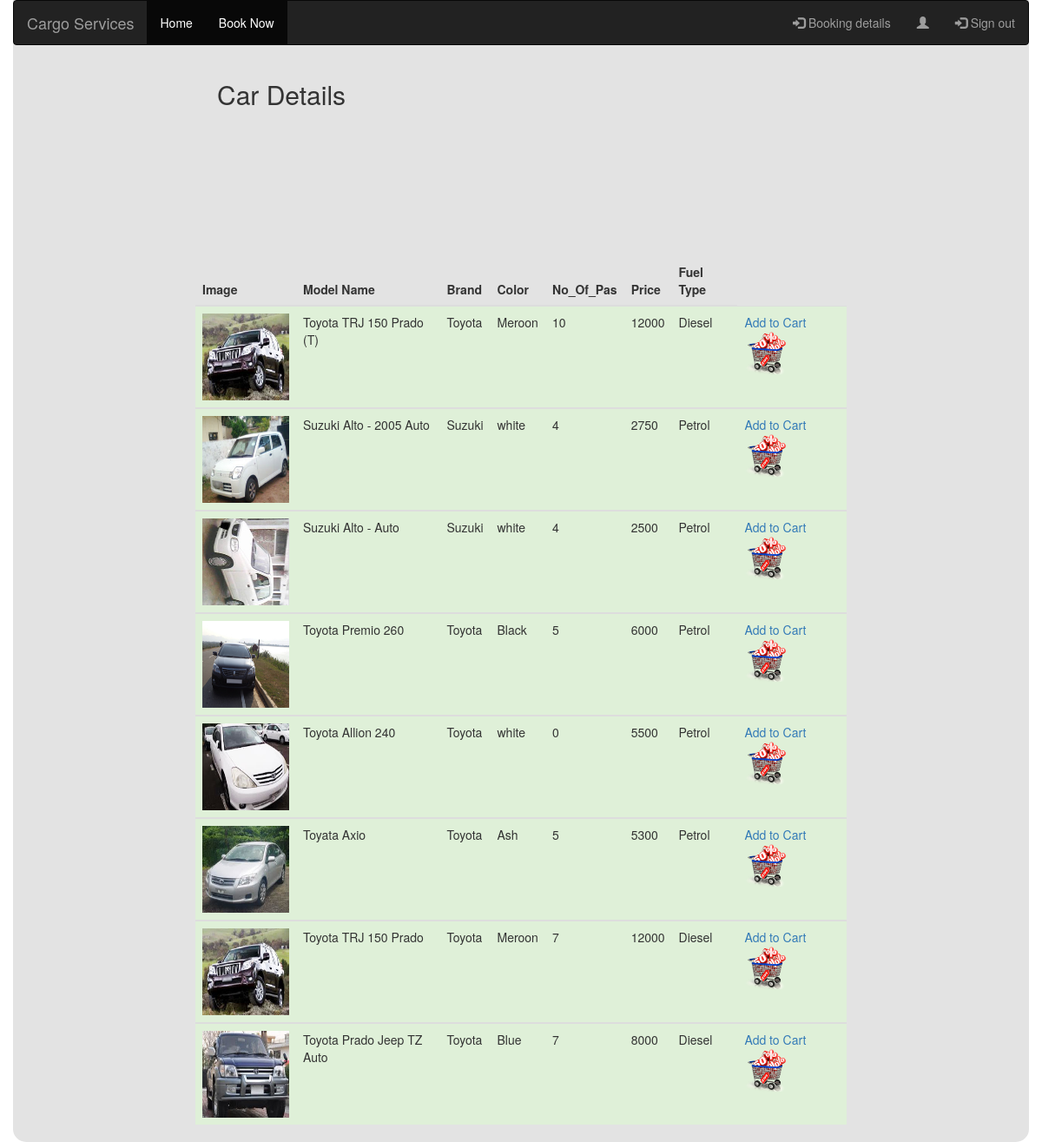
Page /new.php on the committed database.
### tables this page shows
CREATE TABLE `car` (
  `C_Id` int(11) NOT NULL,
  `Model_Name` varchar(200) NOT NULL,
  `Brand` varchar(20) NOT NULL,
  `Color` varchar(10) NOT NULL,
  `No_Of_Pas` int(11) NOT NULL,
  `price` double NOT NULL,
  `FuelType` varchar(10) NOT NULL,
  `image` varchar(200) NOT NULL,
  `booked` tinyint(1) NOT NULL DEFAULT '0'
);

### new.php (the view, shortened to what this page needs)
<?php
	include 'dbCon.php';
	include 'afterlogin.php';
	$sql="SELECT * FROM `car` WHERE 1";
	$result=mysqli_query($conn, $sql);
?>
 <div class="container" style="background-color: #FOFFFO>
	 <div class="row">
<div class="col-sm-2">
</div>
<div class="col-sm-2">
	<h2> Car Details</h2>
</div>
</div>
	 <div class="row">
	 	<div class="col-sm-2">
</div>
		<div class="col-sm-8">
 <table class="table">
	  <thead>
      <tr>
      	  <th>Image</th>
        <th>Model Name</th>
        <th>Brand</th>
        <th>Color</th>
        <th>No_Of_Pas</th>
        <th>Price</th>
        <th>Fuel Type</th>
      </tr>
    </thead>
<?php
	while($row=mysqli_fetch_array($result)){
		    echo"<tbody>";
      		echo "<tr class='success'>";
			echo"<td>"; ?> <img src="<?php echo $row['image']; ?>" height="100" width="100" <?php echo "</td>";
        	echo "<td>".$row['Model_Name']."</td>";
			echo"<td>".$row['Brand']."</td>";
			echo"<td>".$row['Color']."</td>";
			echo"<td>".$row['No_Of_Pas']."</td>";
			echo"<td>".$row['price']."</td>";
			echo"<td>".$row['FuelType']."</td>";
			echo "<td>"."<a href=addtocart.php?".$row['C_Id'].">Add to Cart<img src=images/cart1.png height=50 width=50/></td>";
      		echo "</tr>";
			echo "<br/>";
			echo "</tbody>";
	}
		echo "</table>";
?>
</div>
</div>

### rows in the picture
car: image (picture), Model_Name "Toyota TRJ 150 Prado (T)", Brand "Toyota", Color "Meroon", No_Of_Pas "10", price "12000", FuelType "Diesel"
car: image (picture), Model_Name "Suzuki Alto - 2005 Auto", Brand "Suzuki", Color "white", No_Of_Pas "4", price "2750", FuelType "Petrol"
car: image (picture), Model_Name "Suzuki Alto - Auto", Brand "Suzuki", Color "white", No_Of_Pas "4", price "2500", FuelType "Petrol"
car: image (picture), Model_Name "Toyota Premio 260", Brand "Toyota", Color "Black", No_Of_Pas "5", price "6000", FuelType "Petrol"
car: image (picture), Model_Name "Toyota Allion 240", Brand "Toyota", Color "white", No_Of_Pas "0", price "5500", FuelType "Petrol"
car: image (picture), Model_Name "Toyata Axio", Brand "Toyota", Color "Ash", No_Of_Pas "5", price "5300", FuelType "Petrol"
car: image (picture), Model_Name "Toyota TRJ 150 Prado", Brand "Toyota", Color "Meroon", No_Of_Pas "7", price "12000", FuelType "Diesel"
car: shows a picture, Model_Name "Toyota Prado Jeep TZ Auto", Brand "Toyota", Color "Blue", No_Of_Pas "7", price "8000", FuelType "Diesel"
